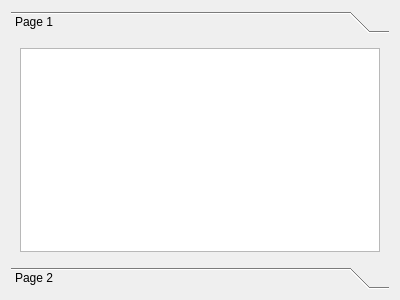
<?xml version="1.0" encoding="UTF-8"?>
<ui version="4.0">
 <class>objecttab</class>
 <widget class="QWidget" name="objecttab">
  <property name="geometry">
   <rect>
    <x>0</x>
    <y>0</y>
    <width>400</width>
    <height>300</height>
   </rect>
  </property>
  <property name="windowTitle">
   <string>Form</string>
  </property>
  <layout class="QVBoxLayout" name="verticalLayout">
   <item>
    <widget class="QToolBox" name="objToolBox">
     <property name="currentIndex">
      <number>0</number>
     </property>
     <widget class="QWidget" name="objData">
      <property name="geometry">
       <rect>
        <x>0</x>
        <y>0</y>
        <width>382</width>
        <height>220</height>
       </rect>
      </property>
      <attribute name="label">
       <string>Page 1</string>
      </attribute>
      <layout class="QVBoxLayout" name="verticalLayout_2">
       <item>
        <widget class="QListWidget" name="objDataList"/>
       </item>
      </layout>
     </widget>
     <widget class="QWidget" name="objFunctions">
      <property name="geometry">
       <rect>
        <x>0</x>
        <y>0</y>
        <width>382</width>
        <height>220</height>
       </rect>
      </property>
      <attribute name="label">
       <string>Page 2</string>
      </attribute>
      <layout class="QVBoxLayout" name="verticalLayout_3">
       <item>
        <widget class="QTreeView" name="objFunctionsTree"/>
       </item>
      </layout>
     </widget>
    </widget>
   </item>
  </layout>
 </widget>
 <resources/>
 <connections/>
</ui>
